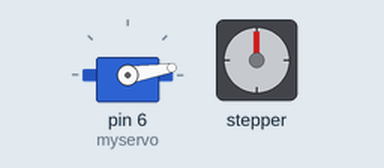
A sketch run on a simulated Arduino Uno, built with avr-gcc and run on an emulated ATmega328P. Parts: servo, stepper motor. Stepper angles assume 2038 steps per turn.

Above: at 0.15 s.
At 10.12 s:
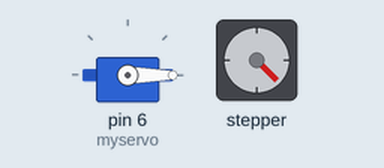
At 19.9 s:
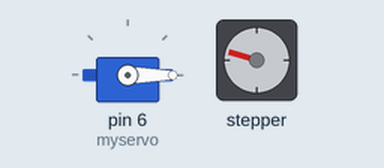
At 39.66 s:
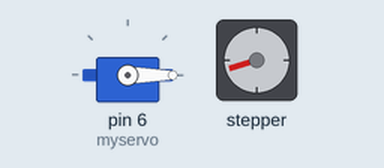
Timing chart, 0 to 40.0 s (numbered marks = the images above):
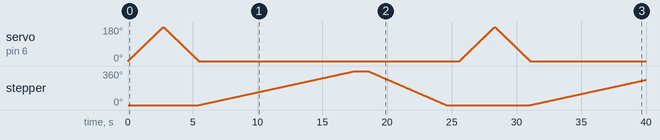

Measured:
- by itself, stepper: turns 360° clockwise in 12.1 s, then 360° counter-clockwise in 6.0 s, then 267° clockwise in 8.9 s

The sketch:

sketch_feb03a.ino
```cpp
#include <Servo.h>
#include <Stepper.h>
const int stepsPerRevolution = 2038;

Servo myservo;  // create servo object to control a servo
Stepper myStepper = Stepper(stepsPerRevolution, 8, 10, 9, 11);

int pos = 0;    // variable to store the servo position

void setup() {
  myservo.attach(6);  // attaches the servo on pin 9 to the servo object
}

void loop() {
  for (pos = 0; pos <= 180; pos += 1) { // goes from 0 degrees to 180 degrees
    // in steps of 1 degree
    myservo.write(pos);              // tell servo to go to position in variable 'pos'
    delay(15);                       // waits 15ms for the servo to reach the position
  }
  for (pos = 180; pos >= 0; pos -= 1) { // goes from 180 degrees to 0 degrees
    myservo.write(pos);              // tell servo to go to position in variable 'pos'
    delay(15);                       // waits 15ms for the servo to reach the position
  }
  // Rotate CW slowly at 5 RPM
  myStepper.setSpeed(5);
  myStepper.step(stepsPerRevolution);
  delay(1000);

  // Rotate CCW quickly at 10 RPM
  myStepper.setSpeed(10);
  myStepper.step(-stepsPerRevolution);
  delay(1000);
}
```
